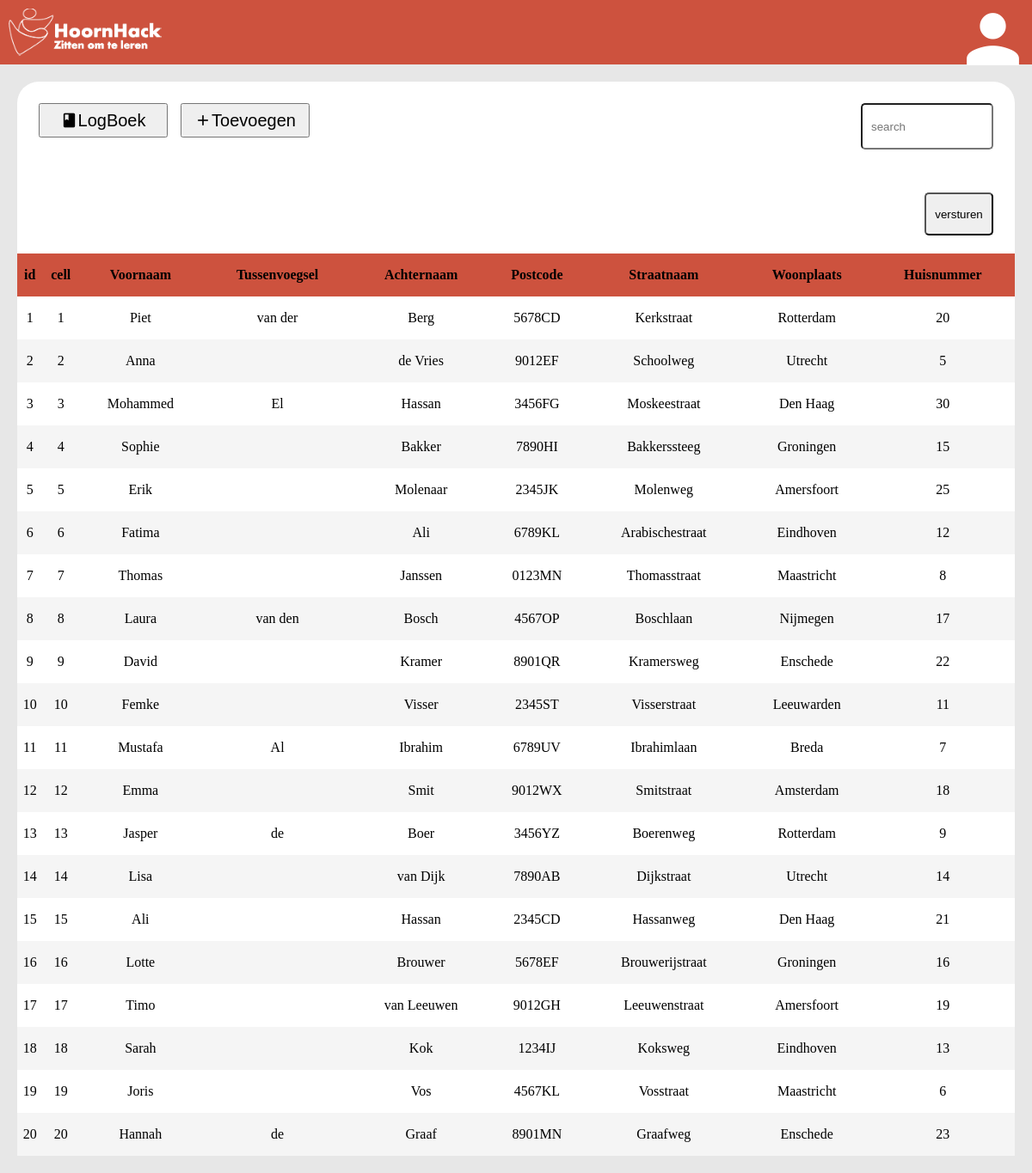
The page /hekkensluiter/overzicht.php on the database its author committed.
### tables this page shows
CREATE TABLE gevangene (
  id int(11) NOT NULL AUTO_INCREMENT,
  cell varchar(15) NOT NULL,
  medewerkersid int(11) NOT NULL,
  voornaam varchar(15) NOT NULL,
  tussenvoegsel varchar(10) DEFAULT NULL,
  achternaam varchar(25) NOT NULL,
  postcode varchar(25) NOT NULL,
  straatnaam varchar(25) NOT NULL,
  woonplaats varchar(25) NOT NULL,
  geboorteplaats varchar(25) NOT NULL,
  huisnummer varchar(25) NOT NULL,
  burgerservicenummer varchar(25) NOT NULL,
  geboortedatum date NOT NULL,
  telefoon varchar(15) NOT NULL,
  email varchar(50) NOT NULL,
  foto LONGBLOB,
  start_datum timestamp NOT NULL DEFAULT CURRENT_TIMESTAMP,
  PRIMARY KEY (id)
);

### class/Gevangene.php (called while the page is built, shortened)
<?php
class gevangene {
    public $dbconn;
    public function __construct($dbconn){
        $this->dbconn = $dbconn;
    }
    public function getInfo($searchFor){
        if($_SESSION['gebruiker']['rol'] == 'maatschappelijkewerker'){
            $qry_Select = "SELECT
                *
                FROM gevangene
                WHERE
                medewerkersid = :medewerkerid AND (
                cell LIKE '%$searchFor%' OR
                 voornaam LIKE '%$searchFor%' OR
                tussenvoegsel LIKE '%$searchFor%' OR
                achternaam LIKE '%$searchFor%' OR
                postcode LIKE '%$searchFor%' OR
                straatnaam LIKE '%$searchFor%' OR
                woonplaats LIKE '%$searchFor%' OR
                huisnummer LIKE '%$searchFor%' ) ";
            $select=$this->dbconn->prepare($qry_Select);
            $select->bindParam(":medewerkerid",$_SESSION['gebruiker']['id']);
        }else{
            $qry_Select = "SELECT
                *
                FROM gevangene
                WHERE
                cell LIKE '%$searchFor%' OR
                 voornaam LIKE '%$searchFor%' OR
                tussenvoegsel LIKE '%$searchFor%' OR
                achternaam LIKE '%$searchFor%' OR
                postcode LIKE '%$searchFor%' OR
                straatnaam LIKE '%$searchFor%' OR
                woonplaats LIKE '%$searchFor%' OR
                huisnummer LIKE '%$searchFor%' ";
            $select=$this->dbconn->prepare($qry_Select);
        }
            $select->execute();
            return $select;
    }
}
?>

### hekkensluiter/overzicht.php (the view, shortened to what this page needs)
<?php
include('../view/header.php');
include('./components/header.php');
include('../class/Gevangene.php');
$gevangene = new gevangene($dbconn);
$searchFor = null;
$gevangene = $gevangene->getInfo($searchFor);
$gevangene->setFetchMode(PDO::FETCH_BOTH);
?>
<div class="MainPagecontainer">
        <div id="Search">
            <?php
            if($_SESSION['gebruiker']['rol'] != 'maatschappelijkewerker'){
                echo '
                <button id="toevoegenGevange" style="margin-right:15px;" > <a  href="./Logboek.php"style="color:black; "><i class="material-icons" style="font-size:20px; color:black;">book</i>LogBoek</a></button>
                <button id="toevoegenGevange"> <a  href="./toevoegenGevangene.php" style="color:black; "><i class="material-icons" style="font-size:20px;color:black; ">add</i>Toevoegen</a></button>
                ';
            }
?>
        <form class="GevangeneForm" method="POST" id="" >
            <div id='searchGevangene'>
                <input type="text" id="searchinput" name="search" style="text-indent: 10px;"  placeholder="search" value="<?php if(isset($_POST['search'])){
                    echo $_POST['search']; }?>">
            </div>
            <div id='FormSubmit' style=" justify-content: end;">
            <input type="submit" value="versturen" id="submitButton">
            </div>
        </form>
        </div>
        <div id="Tabel">
            <table id="GevangeneTable">
            <thead>
                <tr id="gevangeneHeader">
                    <th>id</th>
                    <th>cell</th>
                    <th>Voornaam</th>
                    <th>Tussenvoegsel</th>
                    <th>Achternaam</th>
                    <th>Postcode</th>
                    <th>Straatnaam</th>
                    <th>Woonplaats</th>
                    <th>Huisnummer</th>
                </tr>
                </thead>
                    <?php
                        foreach($gevangene as $row) {
                            echo '<tr>
                            '.
                            '<td onclick="location.href=`./GevangeneInfo.php?id='.$row['id'].'`">' . $row['id'] . '</td>' .
                            '<td onclick="location.href=`./GevangeneInfo.php?id='.$row['id'].'`">' . $row['cell'] . '</td>' .
                            '<td onclick="location.href=`./GevangeneInfo.php?id='.$row['id'].'`">' . $row['voornaam'] . '</td>' .
                            '<td onclick="location.href=`./GevangeneInfo.php?id='.$row['id'].'`">' . $row['tussenvoegsel'] . '</td>' .
                            '<td onclick="location.href=`./GevangeneInfo.php?id='.$row['id'].'`">' . $row['achternaam'] . '</td>' .
                            '<td onclick="location.href=`./GevangeneInfo.php?id='.$row['id'].'`">' . $row['postcode'] . '</td>' .
                            '<td onclick="location.href=`./GevangeneInfo.php?id='.$row['id'].'`">' . $row['straatnaam'] . '</td>' .
                            '<td onclick="location.href=`./GevangeneInfo.php?id='.$row['id'].'`">' . $row['woonplaats'] . '</td>' .
                            '<td onclick="location.href=`./GevangeneInfo.php?id='.$row['id'].'`">' . $row['huisnummer'] . '</td>
                            ';
                        }
                    ?>
            </table>
        </div>
</div>
<?php
include('../view/footer.php');
?>

### view/header.php (shortened to what this page needs)
<!DOCTYPE html>
<html lang="en">
<head>
    <link rel="stylesheet" type="text/css" href="../css/main.css">
</head>
<body>

### hekkensluiter/components/header.php (shortened to what this page needs)
<div class="background">
<div onclick="location.href='../view/klantenPortaal.php'" style="cursor:pointer; padding-left:10px; display: flex;  align-items: center;">
   <img src="../img/WhiteLogo.png"  width="178" height="55" >
</div>
   <div id="account">
      <a href="./logout.php">
         <i class="material-icons" style="font-size:91px; color: white;">person</i>
      </a>
   </div>
</div>

### css/main.css (style rules this page uses)
* { padding:0px; margin:0px; }
body { background-color: #e7e7e7; }
#FormSubmit { bottom: 0px; }
.MainPagecontainer { margin: 20px; height: calc(100% - 115px); background-color: rgb(255, 255, 255); display: flex; flex-direction: column; border-radius: 25px; }
.GevangeneForm { width: 100%; height: 100%; }
#searchGevangene { float: right; }
#searchGevangene #searchinput { height: 50px; width: 150px; border-radius: 5px; }
#FormSubmit { height: 100%; width: 100%; display: flex; flex-direction: row; align-items: center; justify-content: center; }
#FormSubmit #submitButton { width: 80px; height: 50px; border-radius: 5px; }
#Search { padding: 25px; height: 150px; }
#toevoegenGevange { float: left; width: 150px; height: 40px; font-size: 20px; }
#toevoegenGevange a { text-decoration: none; display: flex; flex-direction: row; flex-wrap: nowrap; align-content: center; align-items: center; justify-content: center; }
#Tabel { height: 100%; width: 100%; display: inline-block; overflow: hidden; border-collapse: collapse; }
#GevangeneTable { width: 100%; border: none; border-collapse: collapse; }
#GevangeneTable tr { text-align: center; height: 50px; }
#GevangeneTable tr:nth-child(even) { background-color: #f5f5f5; }
#GevangeneTable th { position: sticky; background-color: #CD523E }
th { background: white; position: sticky; top: 0; box-shadow: 0 2px 2px -1px rgba(0, 0, 0, 0.4); }

### hekkensluiter/components/header.php (style rules this page uses)
.background { background-color: #CD523E; width: 100%; height: 75px; display: flex; }
#account { font-size: 40px; height: 75px; position: absolute; line-height: 75px; right: 0px; display: flex; flex-direction: row; }

### rows shown on the page
gevangene: id "1", cell "1", voornaam "Piet", tussenvoegsel "van der", achternaam "Berg", postcode "5678CD", straatnaam "Kerkstraat", woonplaats "Rotterdam", huisnummer "20"
gevangene: id "2", cell "2", voornaam "Anna", achternaam "de Vries", postcode "9012EF", straatnaam "Schoolweg", woonplaats "Utrecht", huisnummer "5"
gevangene: id "3", cell "3", voornaam "Mohammed", tussenvoegsel "El", achternaam "Hassan", postcode "3456FG", straatnaam "Moskeestraat", woonplaats "Den Haag", huisnummer "30"
gevangene: id "4", cell "4", voornaam "Sophie", achternaam "Bakker", postcode "7890HI", straatnaam "Bakkerssteeg", woonplaats "Groningen", huisnummer "15"
gevangene: id "5", cell "5", voornaam "Erik", achternaam "Molenaar", postcode "2345JK", straatnaam "Molenweg", woonplaats "Amersfoort", huisnummer "25"
gevangene: id "6", cell "6", voornaam "Fatima", achternaam "Ali", postcode "6789KL", straatnaam "Arabischestraat", woonplaats "Eindhoven", huisnummer "12"
gevangene: id "7", cell "7", voornaam "Thomas", achternaam "Janssen", postcode "0123MN", straatnaam "Thomasstraat", woonplaats "Maastricht", huisnummer "8"
gevangene: id "8", cell "8", voornaam "Laura", tussenvoegsel "van den", achternaam "Bosch", postcode "4567OP", straatnaam "Boschlaan", woonplaats "Nijmegen", huisnummer "17"
gevangene: id "9", cell "9", voornaam "David", achternaam "Kramer", postcode "8901QR", straatnaam "Kramersweg", woonplaats "Enschede", huisnummer "22"
gevangene: id "10", cell "10", voornaam "Femke", achternaam "Visser", postcode "2345ST", straatnaam "Visserstraat", woonplaats "Leeuwarden", huisnummer "11"
gevangene: id "11", cell "11", voornaam "Mustafa", tussenvoegsel "Al", achternaam "Ibrahim", postcode "6789UV", straatnaam "Ibrahimlaan", woonplaats "Breda", huisnummer "7"
gevangene: id "12", cell "12", voornaam "Emma", achternaam "Smit", postcode "9012WX", straatnaam "Smitstraat", woonplaats "Amsterdam", huisnummer "18"
gevangene: id "13", cell "13", voornaam "Jasper", tussenvoegsel "de", achternaam "Boer", postcode "3456YZ", straatnaam "Boerenweg", woonplaats "Rotterdam", huisnummer "9"
gevangene: id "14", cell "14", voornaam "Lisa", achternaam "van Dijk", postcode "7890AB", straatnaam "Dijkstraat", woonplaats "Utrecht", huisnummer "14"
gevangene: id "15", cell "15", voornaam "Ali", achternaam "Hassan", postcode "2345CD", straatnaam "Hassanweg", woonplaats "Den Haag", huisnummer "21"
gevangene: id "16", cell "16", voornaam "Lotte", achternaam "Brouwer", postcode "5678EF", straatnaam "Brouwerijstraat", woonplaats "Groningen", huisnummer "16"
gevangene: id "17", cell "17", voornaam "Timo", achternaam "van Leeuwen", postcode "9012GH", straatnaam "Leeuwenstraat", woonplaats "Amersfoort", huisnummer "19"
gevangene: id "18", cell "18", voornaam "Sarah", achternaam "Kok", postcode "1234IJ", straatnaam "Koksweg", woonplaats "Eindhoven", huisnummer "13"
gevangene: id "19", cell "19", voornaam "Joris", achternaam "Vos", postcode "4567KL", straatnaam "Vosstraat", woonplaats "Maastricht", huisnummer "6"
gevangene: id "20", cell "20", voornaam "Hannah", tussenvoegsel "de", achternaam "Graaf", postcode "8901MN", straatnaam "Graafweg", woonplaats "Enschede", huisnummer "23"
